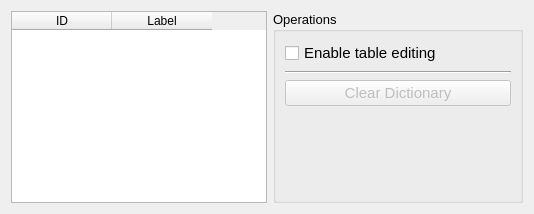
        <widget class="QWidget" name="tab_2">
         <attribute name="title">
          <string>Label dictionary</string>
         </attribute>
         <layout class="QHBoxLayout" name="horizontalLayout">
          <item>
           <widget class="QTableWidget" name="idLabelDictTable">
            <property name="alternatingRowColors">
             <bool>true</bool>
            </property>
            <property name="sortingEnabled">
             <bool>true</bool>
            </property>
            <column>
             <property name="text">
              <string>ID</string>
             </property>
             <property name="textAlignment">
              <set>AlignCenter</set>
             </property>
            </column>
            <column>
             <property name="text">
              <string>Label</string>
             </property>
             <property name="textAlignment">
              <set>AlignCenter</set>
             </property>
            </column>
           </widget>
          </item>
          <item>
           <widget class="QGroupBox" name="groupBox_6">
            <property name="minimumSize">
             <size>
              <width>250</width>
              <height>0</height>
             </size>
            </property>
            <property name="font">
             <font>
              <pointsize>10</pointsize>
             </font>
            </property>
            <property name="title">
             <string>Operations</string>
            </property>
            <layout class="QVBoxLayout" name="verticalLayout_8">
             <item>
              <layout class="QVBoxLayout" name="verticalLayout_5">
               <item>
                <layout class="QGridLayout" name="gridLayout_4">
                 <item row="0" column="0">
                  <widget class="QCheckBox" name="checkBox_6">
                   <property name="enabled">
                    <bool>true</bool>
                   </property>
                   <property name="sizePolicy">
                    <sizepolicy hsizetype="Preferred" vsizetype="Preferred">
                     <horstretch>0</horstretch>
                     <verstretch>0</verstretch>
                    </sizepolicy>
                   </property>
                   <property name="font">
                    <font>
                     <pointsize>11</pointsize>
                    </font>
                   </property>
                   <property name="text">
                    <string>Enable table editing</string>
                   </property>
                  </widget>
                 </item>
                </layout>
               </item>
               <item>
                <widget class="Line" name="line_3">
                 <property name="sizePolicy">
                  <sizepolicy hsizetype="Preferred" vsizetype="Preferred">
                   <horstretch>0</horstretch>
                   <verstretch>0</verstretch>
                  </sizepolicy>
                 </property>
                 <property name="orientation">
                  <enum>Qt::Horizontal</enum>
                 </property>
                </widget>
               </item>
               <item>
                <widget class="QPushButton" name="clearLabelDictButton">
                 <property name="enabled">
                  <bool>false</bool>
                 </property>
                 <property name="sizePolicy">
                  <sizepolicy hsizetype="Preferred" vsizetype="Preferred">
                   <horstretch>0</horstretch>
                   <verstretch>0</verstretch>
                  </sizepolicy>
                 </property>
                 <property name="font">
                  <font>
                   <pointsize>11</pointsize>
                  </font>
                 </property>
                 <property name="text">
                  <string>Clear Dictionary</string>
                 </property>
                </widget>
               </item>
               <item>
                <spacer name="verticalSpacer_2">
                 <property name="orientation">
                  <enum>Qt::Vertical</enum>
                 </property>
                 <property name="sizeType">
                  <enum>QSizePolicy::MinimumExpanding</enum>
                 </property>
                 <property name="sizeHint" stdset="0">
                  <size>
                   <width>20</width>
                   <height>40</height>
                  </size>
                 </property>
                </spacer>
               </item>
              </layout>
             </item>
            </layout>
           </widget>
          </item>
         </layout>
        </widget>
